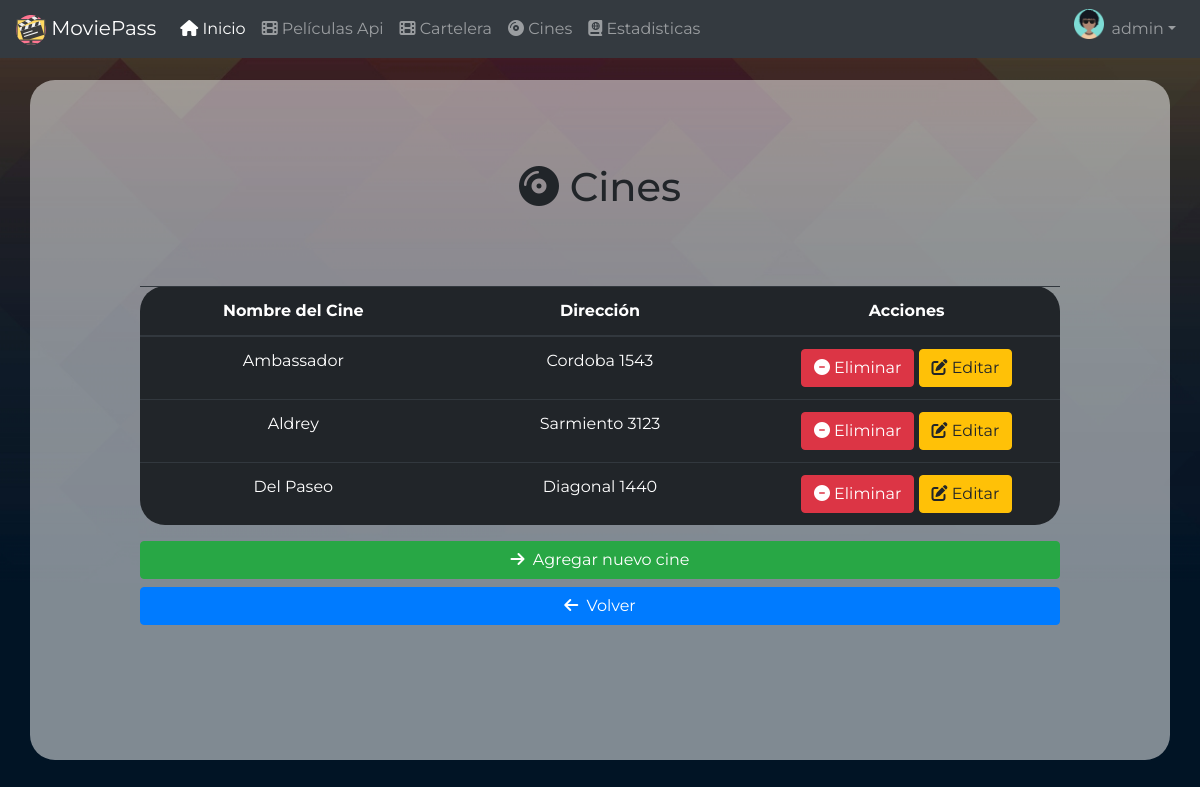
The page /Cinema/ShowListView (signed in) on the database its author committed.
### tables this page shows
create table Cinemas (
    IdCinema int AUTO_INCREMENT,
    CinemaName varchar(50) not null,
    IdAddress int not null,
    constraint Pk_Cinema primary key (IdCinema),
    constraint Fk_Address foreign key (IdAddress)
        references Addresses (IdAddress)
);

create table Addresses (
    IdAddress int AUTO_INCREMENT,
    Street varchar(100) not null,
    NumberStreet int not null,
    constraint Pk_Addresses primary key (IdAddress)
);

### index.php (called while the page is built, shortened)
<?php
	require "Config/Autoload.php";
	require_once(VIEWS_PATH."header.php");
	Router::Route(new Request());
	require_once(VIEWS_PATH."footer.php");
?>

### Controllers/CinemaController.php (called while the page is built, shortened)
<?php
class CinemaController
{
    private $CinemaDAO;
    function __construct()
    {
        $this->CinemaDAO = new CinemaDAO();
    }
    public function ShowListView($alertMessage = "")
    {
        $cinemaList =  $this->GetAll();
        require_once(VIEWS_PATH . "CinemaListView.php");
    }
    public function GetAll()
    {
        return $this->CinemaDAO->GetAll();
    }
}

### Config/Autoload.php (called while the page is built, shortened)
<?php namespace Config;
    class Autoload {
        public static function Start() {
            spl_autoload_register(function($className)
			{
                $classPath = ucwords(str_replace("\\", "/", ROOT.$className).".php");
			});
        }
    }
?>

### DAO/Connection.php (called while the page is built, shortened)
<?php
    class Connection
    {
        private $pdo = null;
        private $pdoStatement = null;
        private static $instance = null;
        private function __construct()
        {
            try
            {
                $this->pdo = new PDO("mysql:host=".DB_HOST."; dbname=".DB_NAME, DB_USER, DB_PASS);
                $this->pdo->setAttribute(PDO::ATTR_ERRMODE, PDO::ERRMODE_EXCEPTION);
            }
            catch(Exception $ex)
            {
                throw $ex;
            }
        }
        public static function GetInstance()
        {
            if(self::$instance == null)
                self::$instance = new Connection();
            return self::$instance;
        }
        public function Execute($query, $parameters = array(), $queryType = QueryType::Query)
	    {
            try
            {
                $this->Prepare($query);
                $this->pdoStatement->execute();
                return $this->pdoStatement->fetchAll();
            }
            catch(Exception $ex)
            {
                throw $ex;
            }
        }
        private function Prepare($query)
        {
            try
            {
                $this->pdoStatement = $this->pdo->prepare($query);
            }
            catch(Exception $ex)
            {
                throw $ex;
            }
        }
    }
?>

### DAO/CinemaDAO.php (called while the page is built, shortened)
<?php
class cinemaDAO implements ICinemaDAO
{
	private $tableName = "cinemas";
	public function GetAll()
	{
		try {
			$cinemaList = array();
			$query = "SELECT * FROM " . $this->tableName. " as c INNER JOIN addresses a ON c.IdAddress= a.IdAddress ;" ;
			$this->connection = Connection::GetInstance();
			$result = $this->connection->Execute($query);
			foreach ($result as $row) {
				$cinema = new Cinema();
				$cinema->setIdCinema($row["IdCinema"]);
				$cinema->setCinemaName($row["CinemaName"]);
				$address = new Address();
				$address->setIdAddress($row["IdAddress"]);
				$address->setNumberStreet($row["NumberStreet"]);
				$address->setStreet($row["Street"]);
				$cinema->setAddress($address);
				array_push($cinemaList, $cinema);
			}
			return $cinemaList;
		} catch (Exception $ex) {
			return null;
		}
	}
}

### Models/Cinema.php (called while the page is built, shortened)
<?php
class Cinema
{
    private $idCinema;
    private $cinemaName;
    private $address;
    public function getIdCinema()
    {
        return $this->idCinema;
    }
    public function setIdCinema($idCinema)
    {
        $this->idCinema = $idCinema;
        return $this;
    }
    public function getCinemaName()
    {
        return $this->cinemaName;
    }
    public function setCinemaName($cinemaName)
    {
        $this->cinemaName = $cinemaName;
        return $this;
    }
    public function getAddress()
    {
        return $this->address;
    }
    public function setAddress($address)
    {
        $this->address = $address;
        return $this;
    }
}

### Models/Address.php (called while the page is built, shortened)
<?php
class Address
{
        private $street;
        private $numberStreet;
        public function setIdAddress($idAddress)
        {
                return $this;
        }
        public function getStreet()
        {
                return $this->street;
        }
        public function setStreet($street)
        {
                $this->street = $street;
                return $this;
        }
        public function getNumberStreet()
        {
                return $this->numberStreet;
        }
        public function setNumberStreet($numberStreet)
        {
                $this->numberStreet = $numberStreet;
                return $this;
        }
}

### Views/CinemaListView.php (the view, shortened to what this page needs)
<?php
require_once("navbar.php");
?>
<body>
  <div class="container">
    <div id="box" class="row justify-content-center" style="background-color: rgba(255, 255, 255, 0.5);">
      <div class="col-md-10 text-center m-auto">
        <h1 class="mt-3" id="cinemaTitle"><i class="fas fa-compact-disc"></i>&nbsp;Cines</h1>
      </div>
      <div class="col-md-10">
        <form action="<?php echo FRONT_ROOT ?>Cinema/Remove" method="">
          <?php
          if (sizeof($cinemaList) != 0) {
          ?>
            <table class="table table-dark text-align-center" style="text-align: center; border-radius: 25px;">
              <thead>
                <tr>
                  <th style="width: 20%;">Nombre del Cine</th>
                  <th style="width: 20%;">Dirección</th>
                  <th style="width: 20%;">Acciones</th>
                </tr>
              </thead>
              <tbody>
                <?php
                foreach ($cinemaList as $cinema) {
                ?>
                  <tr>
                    <td><?php echo $cinema->getCinemaName(); echo " "; ?></td>
                    <td><?php echo $cinema->getAddress()->getStreet(); echo " "; echo $cinema->getAddress()->getNumberStreet();  ?></td>
                    <td>
                      <button type="submit" name="idCinema" class="btn btn-danger" value="<?php echo $cinema->getIdCinema() ?>"><i class="fas fa-minus-circle"></i>&nbspEliminar </button>
                      <a id="edit" href="<?php echo FRONT_ROOT ?>Cinema/ShowEditView ? idCinema =<?php echo $cinema->getIdCinema() ?>" type="button" name="idCinema" class="btn btn-warning"><i class="fas fa-edit"></i>&nbspEditar
                      </a>
                    </td>
                  </tr>
                <?php
                }
                ?>
              </tbody>
            </table>
          <?php
          } else {
            echo '<h2 class="text-center display-4">No hay Cines disponibles para mostrar</h2>';
          }
          ?>
          <a href="<?php echo FRONT_ROOT ?>Cinema/ShowAddView" class="btn btn-success btn-block"><i class="fas fa-arrow-right"></i>&nbsp Agregar nuevo cine</a>
          <a href="<?php echo FRONT_ROOT ?>Home/Index" class="btn btn-primary btn-block"><i class="fas fa-arrow-left"></i>&nbsp Volver</a>
        </form>
      </div>
    </div>
  </div>
</body>

### Views/header.php (shortened to what this page needs)
<!doctype html>
<html lang="en">
<head>
     <link rel="stylesheet" href="https://unpkg.com/@coreui/coreui/dist/css/coreui.min.css">
     <link rel="stylesheet" type="text/css" href="<?php echo CSS_PATH ?>bootstrap.min.css">
     <link rel="stylesheet" type="text/css" href="<?php echo CSS_PATH ?>estilos.css">
</head>
<body>

### Config/Router.php (shortened to what this page needs)
<?php
    class Router
    {
        public static function Route(Request $request)
        {
            $methodName = $request->getmethod();
            $methodParameters = $request->getparameters();
            $controller = new $controllerClassName;
            if(!isset($methodParameters))
                call_user_func(array($controller, $methodName));
            else
                call_user_func_array(array($controller, $methodName), $methodParameters);
        }
    }
?>

### Views/navbar.php (shortened to what this page needs)
<nav class="navbar navbar-expand-lg navbar-dark bg-dark">
      <div class="collapse navbar-collapse" id="navbarToggler">
        <a class="navbar-brand " href="<?php echo FRONT_ROOT?>Home/View">
          <img src="<?php echo FRONT_ROOT.VIEWS_PATH. "img/LogoMoviePass.svg"?>" width="30" height="30">
            MoviePass
        </a>
        <?php
        if(isset($_SESSION['isAdmin']) && $_SESSION['isLogged']){
          echo '<ul class="navbar-nav mt-2 mt-lg-0">
            <li class="nav-item active">
              <a class="nav-link" href="'; echo FRONT_ROOT. 'Home/View"><i class="fas fa-home"></i>&nbspInicio</a>
            </li>
            <li class="nav-item">
            <a class="nav-link" href="';echo FRONT_ROOT. 'Cinema/SelectCinema?view=api"><i class="fas fa-film"></i>&nbspPelículas Api</a>
          </li>
            <li class="nav-item">
              <a class="nav-link" href="';echo FRONT_ROOT. 'Cinema/SelectCinema?view=db"><i class="fas fa-film"></i>&nbspCartelera</a>
            </li>
            <li class="nav-item">
              <a class="nav-link" href="';echo FRONT_ROOT. 'Cinema/ShowListView" tabindex="-1" aria-disabled="true"><i class="fas fa-compact-disc"></i>&nbspCines</a>
            </li>
            <li class="nav-item">
            <a class="nav-link" href="';echo FRONT_ROOT. 'Statistics/View?date1=null&&date2=null" tabindex="-1" aria-disabled="true"><i class="fas fa-atlas"></i>&nbspEstadisticas</a>
          </li>
          </ul>'
         ;
        }
        ?>
        <?php
            if(isset($_SESSION['isLogged']) && $_SESSION['isLogged']){
              echo '<ul class="nav navbar-nav ml-auto">
                    <img src="';
              echo  $_SESSION['User']['Photo'].'" width="30" height="30" class="d-inline-block align-top">
                    <li class="nav-item dropdown">
                      <a class="nav-link dropdown-toggle" data-toggle="dropdown" id="navbarDropdown" href="#" role="button" aria-haspopup="true" aria-expanded="false">';echo $_SESSION['User']['UserName'] . '</a>
                      <div class="dropdown-menu dropdown-menu-right" aria-labelledby="navbarDropdown">
                        <a class="dropdown-item" href="';echo FRONT_ROOT. 'Profile/View"><i class="fas fa-user-alt"></i>&nbspMi Perfil</a>
                        ';if(!$_SESSION['User']['IsAdmin']){
                        echo '<a class="dropdown-item" href="';echo FRONT_ROOT. 'Tickets/View?orderType=null"><i class="fas fa-ticket-alt"></i>&nbspMis Tickets</a>'
                        ;}
                     echo '<div class="dropdown-divider"></div>
                        <a class="dropdown-item" href="';echo FRONT_ROOT. 'Login/Logout"><i class="fas fa-sign-out-alt"></i>&nbspCerrar Sesión</a>
                      </div>
                    </li>
                  </ul>';
            } else {
              echo '<ul class="nav navbar-nav ml-auto">
                      <li class="nav-item">
                        <a class="nav-link" href="';echo FRONT_ROOT. 'Login/View"><i class="fas fa-sign-in-alt"></i></i>&nbspIniciar sesión</a>
                      </li>
                    </ul>';
            }
        ?>
      </div>
    </nav>

### Views/footer.php (shortened to what this page needs)
</body>
</html>

### Views/css/estilos.css (style rules this page uses)
html, body { height: 100%; }
body { font-family: 'Montserrat', sans-serif; background-color: grey; background: url(../img/Background-new.jpg) no-repeat center center fixed; -webkit-background-size: cover; -moz-background-size: cover; -o-background-size: cover; background-size: cover; }

### Views/CinemaListView.php (style rules this page uses)
#box { margin-top: 2%; min-height: 85vh !important; border-radius: 25px; }

### rows shown on the page
cinemas: CinemaName "Ambassador", IdAddress.Street "Cordoba", IdAddress.NumberStreet "1543", $cinema->getIdCinema() 1 (drawn)
cinemas: CinemaName "Aldrey", IdAddress.Street "Sarmiento", IdAddress.NumberStreet "3123", $cinema->getIdCinema() 2 (drawn)
cinemas: CinemaName "Del Paseo", IdAddress.Street "Diagonal", IdAddress.NumberStreet "1440", $cinema->getIdCinema() 3 (drawn)

### other values the page prints
$_SESSION['User']['UserName'] "admin"
